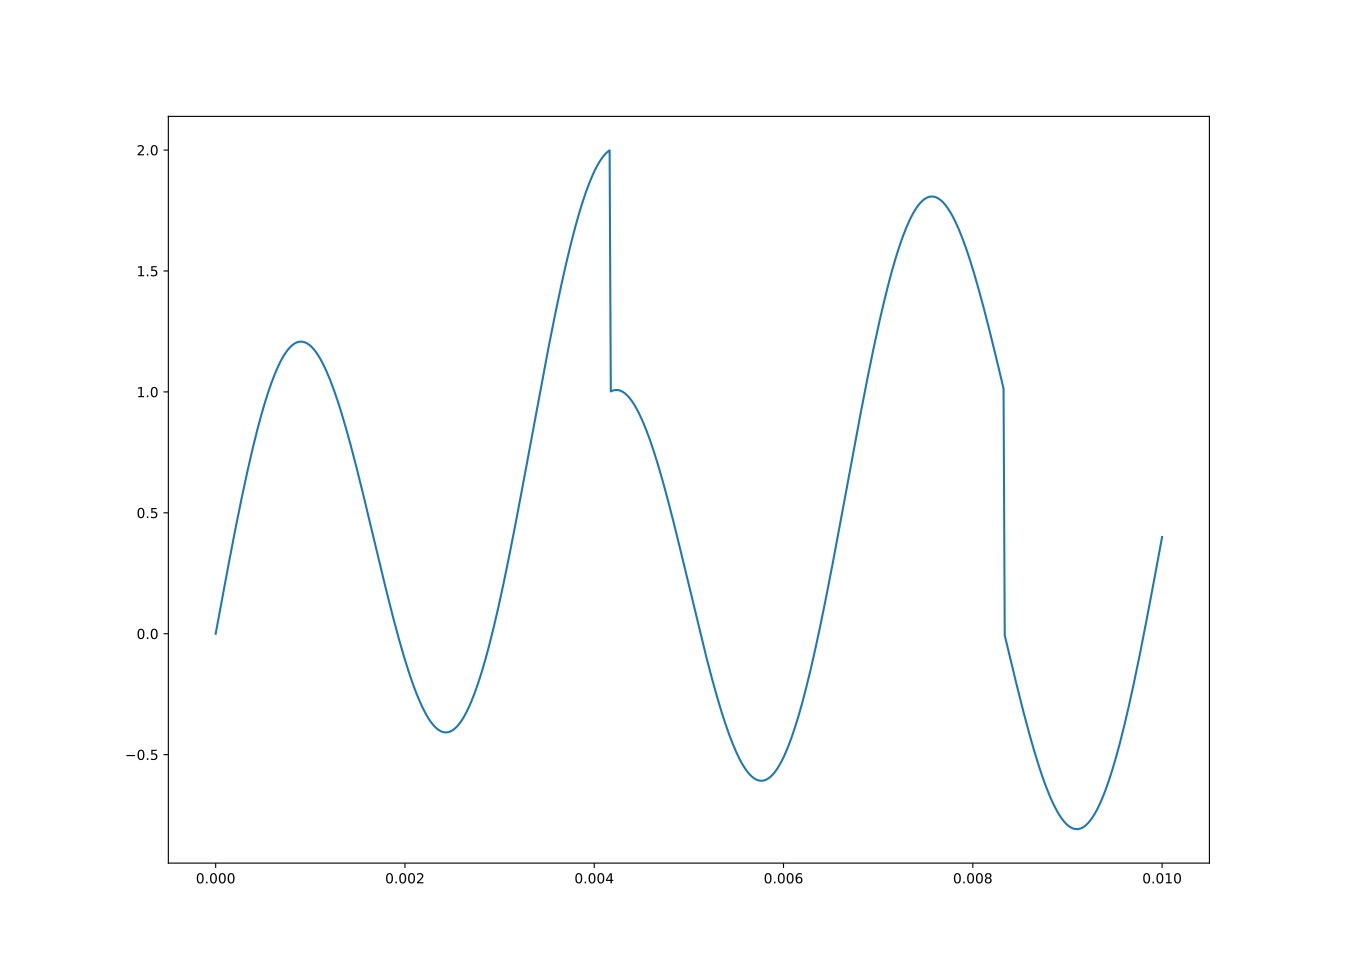

The script that drew this image:
import matplotlib.pyplot as plt
import numpy as np
c=lambda t: np.mod(t*240,1)
d=lambda t: np.sin(300*2*np.pi*t)
ens=np.arange(0,1,1/80000);
ens=ens[ens<=1/100]

print(ens)
plt.plot(ens,c(ens)+d(ens))
plt.show()
